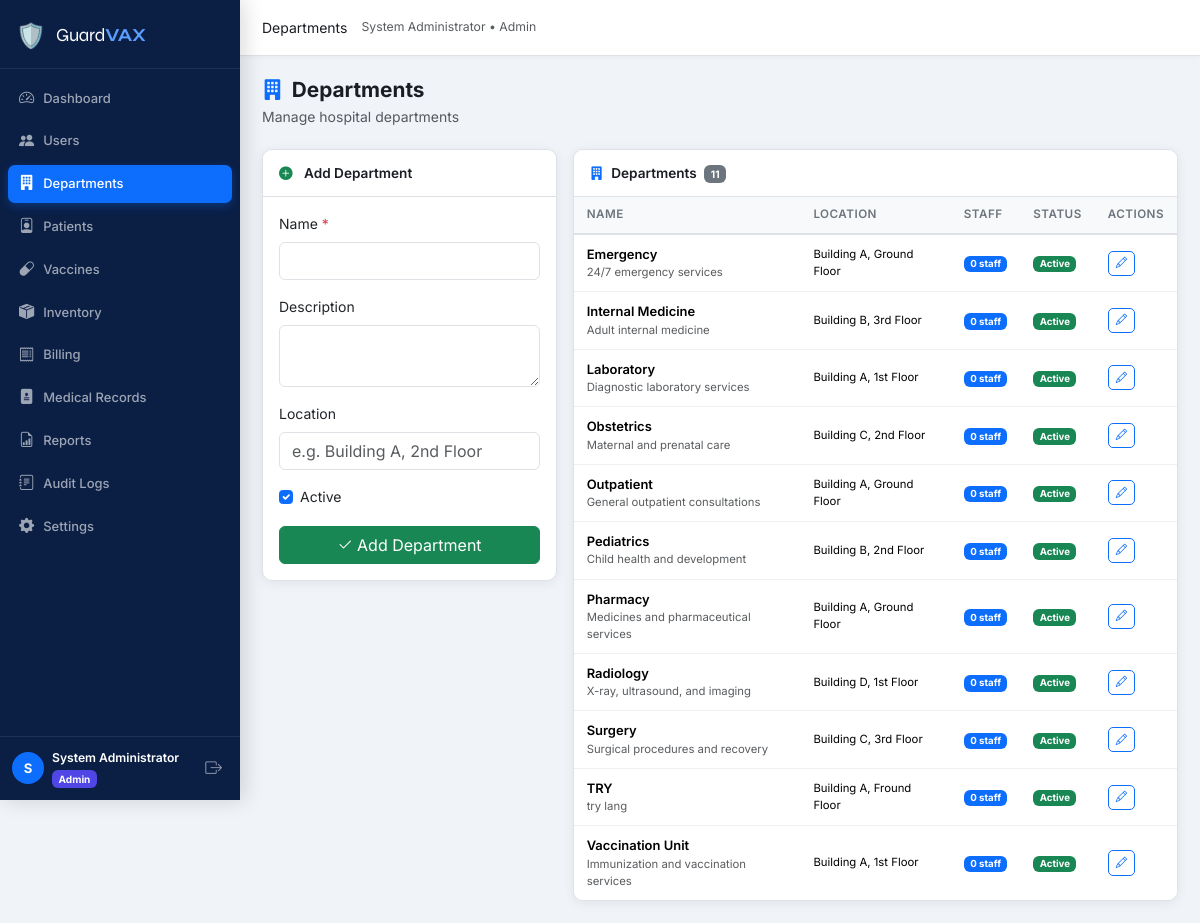
The app's page /admin/departments.php (signed in) with its own data.
### tables this page shows
CREATE TABLE `users` (
  `id` int(10) UNSIGNED NOT NULL,
  `name` varchar(150) NOT NULL,
  `email` varchar(150) NOT NULL,
  `password` varchar(255) NOT NULL,
  `role_id` int(10) UNSIGNED NOT NULL,
  `department_id` int(10) UNSIGNED DEFAULT NULL,
  `status` enum('active','inactive','pending') NOT NULL DEFAULT 'pending',
  `email_verified` tinyint(1) NOT NULL DEFAULT 0,
  `created_at` datetime NOT NULL DEFAULT current_timestamp(),
  `updated_at` datetime NOT NULL DEFAULT current_timestamp() ON UPDATE current_timestamp()
);

CREATE TABLE `roles` (
  `id` int(10) UNSIGNED NOT NULL,
  `name` varchar(50) NOT NULL,
  `label` varchar(100) NOT NULL
);

CREATE TABLE `departments` (
  `id` int(10) UNSIGNED NOT NULL,
  `name` varchar(100) NOT NULL,
  `description` text DEFAULT NULL,
  `location` varchar(100) DEFAULT NULL,
  `is_active` tinyint(1) NOT NULL DEFAULT 1,
  `created_at` datetime NOT NULL DEFAULT current_timestamp()
);

### config/db.php (called while the page is built, shortened)
<?php
function db(): PDO {
    static $pdo = null;
    if ($pdo === null) {
        $dsn = sprintf(
            'mysql:host=%s;port=%s;dbname=%s;charset=%s',
            DB_HOST, DB_PORT, DB_NAME, DB_CHARSET
        );
        $options = [
            PDO::ATTR_ERRMODE            => PDO::ERRMODE_EXCEPTION,
            PDO::ATTR_DEFAULT_FETCH_MODE => PDO::FETCH_ASSOC,
            PDO::ATTR_EMULATE_PREPARES   => false,
        ];
        try {
            $pdo = new PDO($dsn, DB_USER, DB_PASS, $options);
            $offset = (new DateTime())->format('P');
            $pdo->exec("SET time_zone='{$offset}'");
        } catch (PDOException $e) {
            die('<div style="padding:2rem;color:red;font-family:monospace">
                <strong>Database Connection Error:</strong> ' . htmlspecialchars($e->getMessage()) . '
            </div>');
        }
    }
    return $pdo;
}

### includes/functions.php (called while the page is built, shortened)
<?php
require_once __DIR__ . '/../config/db.php';
function isLoggedIn(): bool
{
    return isset($_SESSION['user_id']) && !empty($_SESSION['user_id']);
}
function getCurrentUser(): ?array
{
    $stmt = db()->prepare('SELECT u.*, r.name AS role_name FROM users u JOIN roles r ON r.id = u.role_id WHERE u.id = ?');
    $stmt->execute([$_SESSION['user_id']]);
    return $stmt->fetch() ?: null;
}
function sanitize(string $value): string
{
    return htmlspecialchars(trim($value), ENT_QUOTES, 'UTF-8');
}

### includes/auth.php (called while the page is built, shortened)
<?php
require_once __DIR__ . '/functions.php';
function guard(string ...$allowedRoles): array
{
    $user = getCurrentUser();
    return $user;
}

### admin/departments.php (the view, shortened to what this page needs)
<?php
require_once __DIR__ . '/../includes/auth.php';
require_once __DIR__ . '/../includes/layout.php';
$user   = guard('admin');
$departments = db()->query(
    'SELECT d.*, COUNT(u.id) AS staff_count
     FROM departments d
     LEFT JOIN users u ON u.department_id = d.id
     GROUP BY d.id ORDER BY d.name'
)->fetchAll();
$editDept = null;
?>
<?php renderHead('Departments'); ?>
<?php renderNav($user); ?>
<?php renderPageHeader('Departments', 'Manage hospital departments', 'building-fill'); ?>
<div class="row g-3">
  <div class="col-lg-4">
    <div class="card card-gvx">
      <div class="card-header-gvx">
        <i class="bi bi-<?= $editDept ? 'pencil-fill text-primary' : 'plus-circle-fill text-success' ?> me-2"></i>
        <?= $editDept ? 'Edit Department' : 'Add Department' ?>
      </div>
      <div class="card-body">
        <form method="POST" novalidate>
          <div class="mb-3">
            <label class="form-label">Name <span class="text-danger">*</span></label>
            <input type="text" name="name" class="form-control" value="<?= sanitize($editDept['name'] ?? '') ?>" required>
          </div>
          <div class="mb-3">
            <label class="form-label">Description</label>
            <textarea name="description" class="form-control" rows="2"><?= sanitize($editDept['description'] ?? '') ?></textarea>
          </div>
          <div class="mb-3">
            <label class="form-label">Location</label>
            <input type="text" name="location" class="form-control" value="<?= sanitize($editDept['location'] ?? '') ?>" placeholder="e.g. Building A, 2nd Floor">
          </div>
          <div class="mb-3 form-check">
            <input type="checkbox" class="form-check-input" name="is_active" id="isActive" <?= ($editDept['is_active'] ?? 1) ? 'checked' : '' ?>>
            <label class="form-check-label" for="isActive">Active</label>
          </div>
          <div class="d-flex gap-2">
            <button type="submit" class="btn btn-<?= $editDept ? 'primary' : 'success' ?> flex-grow-1">
              <i class="bi bi-check2 me-1"></i><?= $editDept ? 'Update' : 'Add Department' ?>
            </button>
          </div>
        </form>
      </div>
    </div>
  </div>
  <div class="col-lg-8">
    <div class="card card-gvx">
      <div class="card-header-gvx"><i class="bi bi-building-fill me-2 text-primary"></i>Departments <span class="badge bg-secondary ms-1"><?= count($departments) ?></span></div>
      <div class="table-responsive">
        <table class="table table-gvx mb-0">
          <thead><tr><th>Name</th><th>Location</th><th>Staff</th><th>Status</th><th>Actions</th></tr></thead>
          <tbody>
            <?php foreach ($departments as $d): ?>
            <tr>
              <td>
                <div class="fw-semibold"><?= sanitize($d['name']) ?></div>
                <div class="text-muted small"><?= sanitize($d['description'] ?: '—') ?></div>
              </td>
              <td class="small"><?= sanitize($d['location'] ?: '—') ?></td>
              <td><span class="badge bg-primary"><?= $d['staff_count'] ?> staff</span></td>
              <td><span class="badge <?= $d['is_active'] ? 'bg-success' : 'bg-danger' ?>"><?= $d['is_active'] ? 'Active' : 'Inactive' ?></span></td>
              <td><a href="?edit=<?= $d['id'] ?>" class="btn btn-xs btn-outline-primary"><i class="bi bi-pencil"></i></a></td>
            </tr>
            <?php endforeach; ?>
          </tbody>
        </table>
      </div>
    </div>
  </div>
</div>
<?php renderFooter(); ?>

### includes/layout.php (shortened to what this page needs)
<?php
function renderHead(string $title, array $extraCss = []): void
{
    $siteName = SITE_NAME;
    $siteUrl  = SITE_URL;
    echo <<<HTML
<!DOCTYPE html>
<html lang="en">
<head>
  <meta charset="UTF-8">
  <meta name="viewport" content="width=device-width, initial-scale=1.0">
  <title>{$title} — {$siteName}</title>
  <link rel="stylesheet" href="https://cdn.jsdelivr.net/npm/bootstrap@5.3.2/dist/css/bootstrap.min.css">
  <link rel="stylesheet" href="https://cdn.jsdelivr.net/npm/bootstrap-icons@1.11.3/font/bootstrap-icons.min.css">
  <link rel="preconnect" href="https://fonts.googleapis.com">
  <link href="https://fonts.googleapis.com/css2?family=Inter:wght@300;400;500;600;700&family=Syne:wght@700;800&display=swap" rel="stylesheet">
  <link rel="stylesheet" href="{$siteUrl}/assets/css/style.css">
HTML;
    echo "</head>\n<body>\n";
}
function renderNav(array $user): void
{
    $role    = $user['role_name'];
    $name    = htmlspecialchars($user['name']);
    $roleLabel = ucfirst($role);
    $siteUrl = SITE_URL;
    $current = $_SERVER['REQUEST_URI'];
    $links = '';
    foreach ($navLinks as $link) {
        $active = str_contains($current, $link['href']) ? 'active' : '';
        $links .= <<<HTML
        <li class="nav-item">
          <a class="nav-link {$active}" href="{$siteUrl}{$link['href']}">
            <i class="bi bi-{$link['icon']}"></i>
            <span>{$link['label']}</span>
          </a>
        </li>
HTML;
    }
    echo <<<HTML
<div class="gvx-wrapper">
<aside class="gvx-sidebar" id="gvxSidebar">
  <div class="sidebar-brand">
    <span class="brand-icon">🛡️</span>
    <span class="brand-name">Guard<strong>VAX</strong></span>
  </div>
  <nav class="sidebar-nav">
    <ul class="nav flex-column">
      {$links}
    </ul>
  </nav>
  <div class="sidebar-footer">
    <div class="user-pill">
      <div class="user-avatar">{$name[0]}</div>
      <div class="user-info">
        <div class="user-name">{$name}</div>
        <div class="user-role badge bg-role-{$role}">{$roleLabel}</div>
      </div>
    </div>
    <a href="{$siteUrl}/auth/logout.php" class="btn-logout" title="Logout">
      <i class="bi bi-box-arrow-right"></i>
    </a>
  </div>
</aside>
<main class="gvx-main">
  <header class="gvx-topbar">
    <button class="sidebar-toggle d-lg-none" onclick="document.getElementById('gvxSidebar').classList.toggle('show')">
      <i class="bi bi-list"></i>
    </button>
    <div class="topbar-title" id="pageTitle"></div>
    <div class="topbar-actions">
      <span class="text-muted small d-none d-md-block">{$name} &bull; {$roleLabel}</span>
    </div>
  </header>
  <div class="gvx-content">
HTML;
}
function renderFooter(): void
{
    $siteUrl = SITE_URL;
    echo <<<HTML
  </div>
</main>
</div>
<script src="https://cdn.jsdelivr.net/npm/bootstrap@5.3.2/dist/js/bootstrap.bundle.min.js"></script>
<script src="https://cdn.jsdelivr.net/npm/chart.js@4.4.0/dist/chart.umd.min.js"></script>
<script src="https://cdn.jsdelivr.net/npm/sweetalert2@11"></script>
<script src="{$siteUrl}/assets/js/main.js"></script>
</body>
</html>
HTML;
}
function renderPageHeader(string $title, string $subtitle = '', string $icon = 'clipboard2-pulse'): void
{
    echo <<<HTML
    <div class="page-header">
      <div>
        <h1 class="page-title"><i class="bi bi-{$icon}"></i> {$title}</h1>
        <p class="page-subtitle text-muted mb-0">{$subtitle}</p>
      </div>
    </div>
HTML;
}

### assets/css/style.css (style rules this page uses)
:root { --gvx-primary: #0d6efd; --gvx-primary-dark: #0a58ca; --gvx-sidebar-bg: #0b1f45; --gvx-sidebar-w: 240px; --gvx-topbar-h: 56px; --gvx-content-bg: #f0f4f9; --gvx-card-bg: #ffffff; --gvx-border: #dee2e6; --gvx-text: #1a1d24; --gvx-muted: #6c757d; --gvx-radius: 10px; --gvx-shadow: 0 2px 12px rgba(0,0,0,.07); --gvx-transition: .22s ease; }
*, *::before, *::after { box-sizing: border-box; }
body { font-family: 'Inter', system-ui, sans-serif; font-size: .875rem; color: var(--gvx-text); background: var(--gvx-content-bg); overflow-x: hidden; }
.gvx-wrapper { display: flex; min-height: 100vh; }
.gvx-sidebar { width: var(--gvx-sidebar-w); height: 100vh; background: var(--gvx-sidebar-bg); display: flex; flex-direction: column; position: fixed; top: 0; left: 0; z-index: 1050; transition: transform var(--gvx-transition); box-shadow: 4px 0 20px rgba(0,0,0,.15); overflow: hidden; }
.sidebar-brand { padding: 18px 16px 14px; display: flex; align-items: center; gap: 10px; border-bottom: 1px solid rgba(255,255,255,.08); flex-shrink: 0; }
.brand-icon { font-size: 1.5rem; }
.brand-name { font-family: 'Syne', sans-serif; font-size: 1.15rem; color: #fff; letter-spacing: -.3px; }
.brand-name strong { color: #5b9eff; }
.sidebar-nav { flex: 1; padding: 8px 0; overflow-y: auto; overflow-x: hidden; scrollbar-width: thin; scrollbar-color: rgba(255,255,255,.15) transparent; }
.sidebar-nav .nav-item { margin: 2px 8px; }
.sidebar-nav .nav-link { display: flex; align-items: center; gap: 9px; padding: 8px 11px; border-radius: 7px; color: rgba(255,255,255,.6); font-size: .81rem; font-weight: 500; transition: background var(--gvx-transition), color var(--gvx-transition); text-decoration: none; white-space: nowrap; }
.sidebar-nav .nav-link i { font-size: .95rem; flex-shrink: 0; }
.sidebar-nav .nav-link.active { background: var(--gvx-primary); color: #fff; box-shadow: 0 3px 10px rgba(13,110,253,.3); }
.sidebar-footer { padding: 12px 12px; border-top: 1px solid rgba(255,255,255,.08); display: flex; align-items: center; gap: 8px; flex-shrink: 0; background: var(--gvx-sidebar-bg); }
.user-pill { display: flex; align-items: center; gap: 8px; flex: 1; min-width: 0; }
.user-avatar { width: 32px; height: 32px; border-radius: 50%; background: var(--gvx-primary); color: #fff; font-size: .82rem; font-weight: 700; display: flex; align-items: center; justify-content: center; flex-shrink: 0; }
.user-info { min-width: 0; }
.user-name { color: #fff; font-size: .76rem; font-weight: 600; white-space: nowrap; overflow: hidden; text-overflow: ellipsis; }
.user-role { font-size: .63rem; }
.btn-logout { color: rgba(255,255,255,.5); font-size: 1.05rem; padding: 4px 6px; border-radius: 6px; transition: color .2s, background .2s; text-decoration: none; flex-shrink: 0; }
.gvx-main { flex: 1; margin-left: var(--gvx-sidebar-w); display: flex; flex-direction: column; min-height: 100vh; }
.gvx-topbar { height: var(--gvx-topbar-h); background: #fff; border-bottom: 1px solid var(--gvx-border); display: flex; align-items: center; padding: 0 22px; gap: 14px; position: sticky; top: 0; z-index: 100; box-shadow: 0 1px 6px rgba(0,0,0,.04); }
.gvx-content { padding: 22px; flex: 1; }
.page-header { display: flex; align-items: flex-start; justify-content: space-between; margin-bottom: 22px; }
.page-title { font-size: 1.3rem; font-weight: 700; color: var(--gvx-text); margin: 0 0 3px; display: flex; align-items: center; gap: 9px; }
.page-title i { color: var(--gvx-primary); }
.card-gvx { border: 1px solid var(--gvx-border); border-radius: var(--gvx-radius); box-shadow: var(--gvx-shadow); background: var(--gvx-card-bg); overflow: hidden; }
.card-header-gvx { padding: 13px 16px; background: #fff; border-bottom: 1px solid var(--gvx-border); font-weight: 600; font-size: .85rem; color: var(--gvx-text); }
.table-gvx { font-size: .81rem; }
.table-gvx thead th { background: #f8f9fa; color: var(--gvx-muted); font-weight: 600; font-size: .73rem; text-transform: uppercase; letter-spacing: .04em; padding: 9px 13px; border-bottom: 2px solid var(--gvx-border); white-space: nowrap; }
.table-gvx tbody td { padding: 10px 13px; vertical-align: middle; border-bottom: 1px solid #f0f0f0; }
.table-gvx tbody tr:last-child td { border-bottom: none; }
.btn-xs { padding: 3px 7px; font-size: .71rem; border-radius: 5px; line-height: 1.5; }
.bg-role-admin { background: #4f46e5 !important; }

### records on screen
users: name "S", name "System Administrator", role.name "Admin"
departments: name "Emergency", description "24/7 emergency services", location "Building A, Ground Floor", staff_count "0", is_active "Active"
departments: name "Internal Medicine", description "Adult internal medicine", location "Building B, 3rd Floor", staff_count "0", is_active "Active"
departments: name "Laboratory", description "Diagnostic laboratory services", location "Building A, 1st Floor", staff_count "0", is_active "Active"
departments: name "Obstetrics", description "Maternal and prenatal care", location "Building C, 2nd Floor", staff_count "0", is_active "Active"
departments: name "Outpatient", description "General outpatient consultations", location "Building A, Ground Floor", staff_count "0", is_active "Active"
departments: name "Pediatrics", description "Child health and development", location "Building B, 2nd Floor", staff_count "0", is_active "Active"
departments: name "Pharmacy", description "Medicines and pharmaceutical services", location "Building A, Ground Floor", staff_count "0", is_active "Active"
departments: name "Radiology", description "X-ray, ultrasound, and imaging", location "Building D, 1st Floor", staff_count "0", is_active "Active"
departments: name "Surgery", description "Surgical procedures and recovery", location "Building C, 3rd Floor", staff_count "0", is_active "Active"
departments: name "TRY", description "try lang", location "Building A, Fround Floor", staff_count "0", is_active "Active"
departments: name "Vaccination Unit", description "Immunization and vaccination services", location "Building A, 1st Floor", staff_count "0", is_active "Active"

### other values on screen
$link['label'] "Dashboard"
$link['label'] "Users"
$link['label'] "Departments"
$link['label'] "Patients"
$link['label'] "Vaccines"
$link['label'] "Inventory"
$link['label'] "Billing"
$link['label'] "Medical Records"
$link['label'] "Reports"
$link['label'] "Audit Logs"
$link['label'] "Settings"
$title "Departments"
$subtitle "Manage hospital departments"
count($departments) "11"
